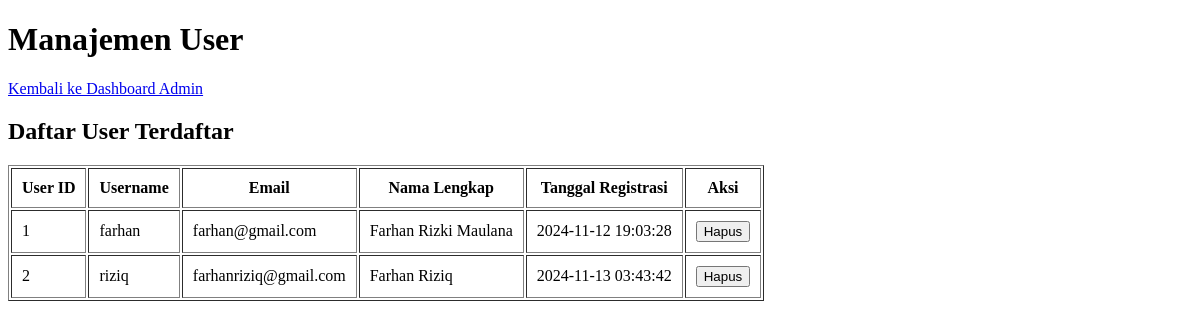
The page /manage_users.php (signed in) on the database as committed earlier.
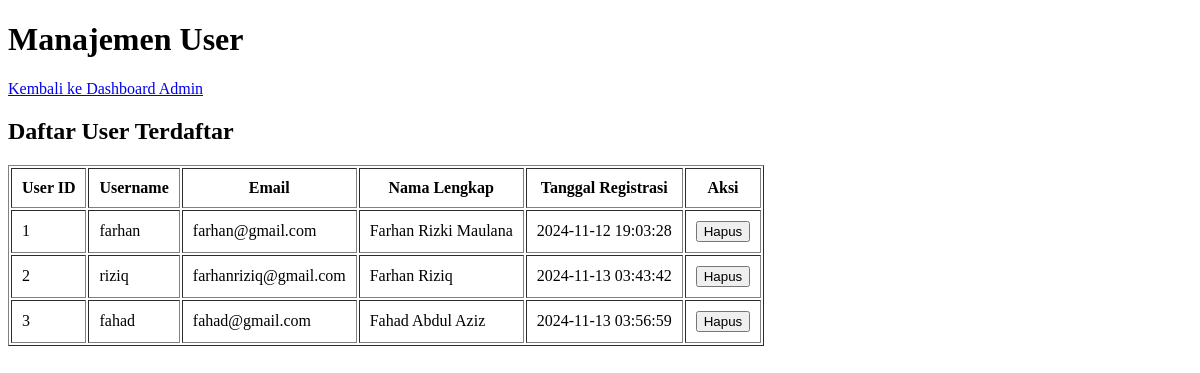
The same page on the database as committed later.
### tables this page shows
CREATE TABLE `users` (
  `user_id` int(11) NOT NULL,
  `username` varchar(50) NOT NULL,
  `password` varchar(255) NOT NULL,
  `email` varchar(100) NOT NULL,
  `full_name` varchar(100) DEFAULT NULL,
  `created_at` timestamp NOT NULL DEFAULT current_timestamp()
);

### manage_users.php (the view, shortened to what this page needs)
<?php
include 'db.php';
$users = $conn->query("SELECT * FROM users");
?>
<!DOCTYPE html>
<html lang="en">
<head>
</head>
<body>
    <h1>Manajemen User</h1>
    <a href="admin_dashboard.php">Kembali ke Dashboard Admin</a>
    <h2>Daftar User Terdaftar</h2>
    <table border="1" cellpadding="10">
        <tr>
            <th>User ID</th>
            <th>Username</th>
            <th>Email</th>
            <th>Nama Lengkap</th>
            <th>Tanggal Registrasi</th>
            <th>Aksi</th>
        </tr>
        <?php while ($user = $users->fetch_assoc()): ?>
            <tr>
                <td><?= $user['user_id'] ?></td>
                <td><?= htmlspecialchars($user['username']) ?></td>
                <td><?= htmlspecialchars($user['email']) ?></td>
                <td><?= htmlspecialchars($user['full_name']) ?></td>
                <td><?= $user['created_at'] ?></td>
                <td>
                    <form method="POST" action="delete_user.php" style="display:inline;">
                        <button type="submit" onclick="return confirm('Yakin ingin menghapus user ini?');">Hapus</button>
                    </form>
                </td>
            </tr>
        <?php endwhile; ?>
    </table>
</body>
</html>

Rows that differ between the two databases and show on the page:
added users: user_id "3", username "fahad", email "fahad@gmail.com", full_name "Fahad Abdul Aziz", created_at "2024-11-13 03:56:59"
